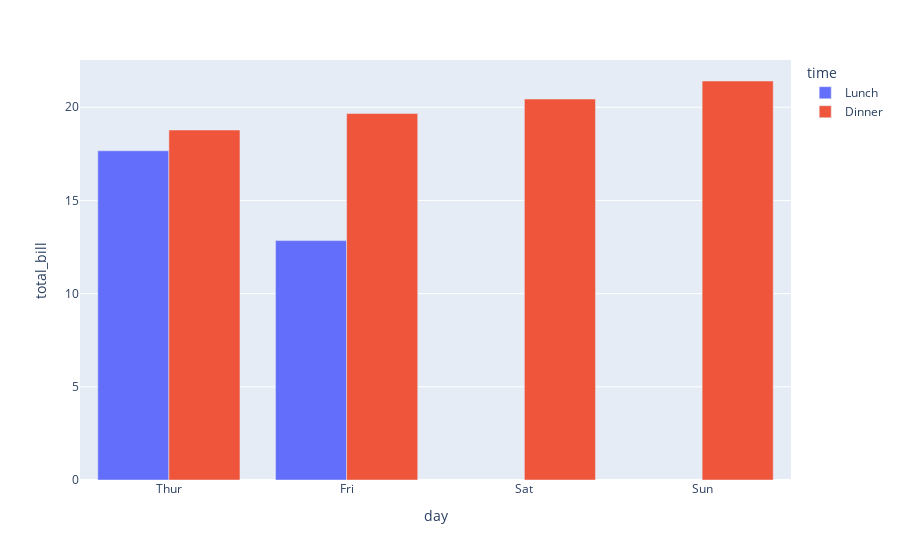

Notebook code for this chart:
### Markdown cell above
#### Plot

### Code cell
px.bar (data_frame=dff1, x = 'day', y= 'total_bill', color = 'time' ,barmode= 'group')

### Figure 1 — Plotly figure (JSON) as saved in the notebook; plotly's stock layout.template omitted (floating-point values rounded to 4 significant figures)
{"data": [{"alignmentgroup": "True", "hovertemplate": "time=Lunch<br>day=%{x}<br>total_bill=%{y}<extra></extra>", "legendgroup": "Lunch", "marker": {"color": "#636efa", "pattern": {"shape": ""}}, "name": "Lunch", "offsetgroup": "Lunch", "orientation": "v", "showlegend": true, "textposition": "auto", "type": "bar", "x": ["Thur", "Fri", "Sat", "Sun"], "xaxis": "x", "y": [17.66, 12.85, null, null], "yaxis": "y"}, {"alignmentgroup": "True", "hovertemplate": "time=Dinner<br>day=%{x}<br>total_bill=%{y}<extra></extra>", "legendgroup": "Dinner", "marker": {"color": "#EF553B", "pattern": {"shape": ""}}, "name": "Dinner", "offsetgroup": "Dinner", "orientation": "v", "showlegend": true, "textposition": "auto", "type": "bar", "x": ["Thur", "Fri", "Sat", "Sun"], "xaxis": "x", "y": [18.78, 19.66, 20.44, 21.41], "yaxis": "y"}], "layout": {"autosize": true, "barmode": "group", "legend": {"title": {"text": "time"}, "tracegroupgap": 0}, "margin": {"t": 60}, "xaxis": {"anchor": "y", "autorange": true, "domain": [0, 1], "range": [-0.5, 3.5], "title": {"text": "day"}, "type": "category"}, "yaxis": {"anchor": "x", "autorange": true, "domain": [0, 1], "range": [0, 22.54], "title": {"text": "total_bill"}, "type": "linear"}}}
